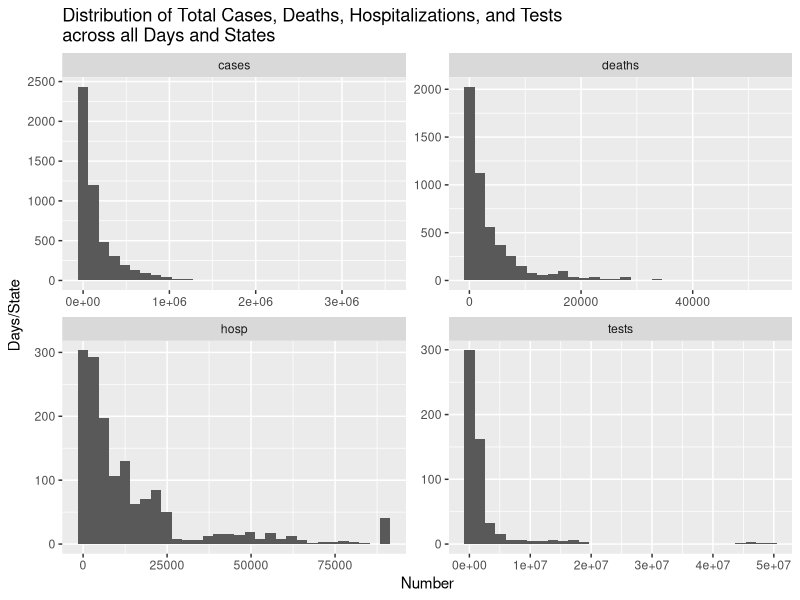
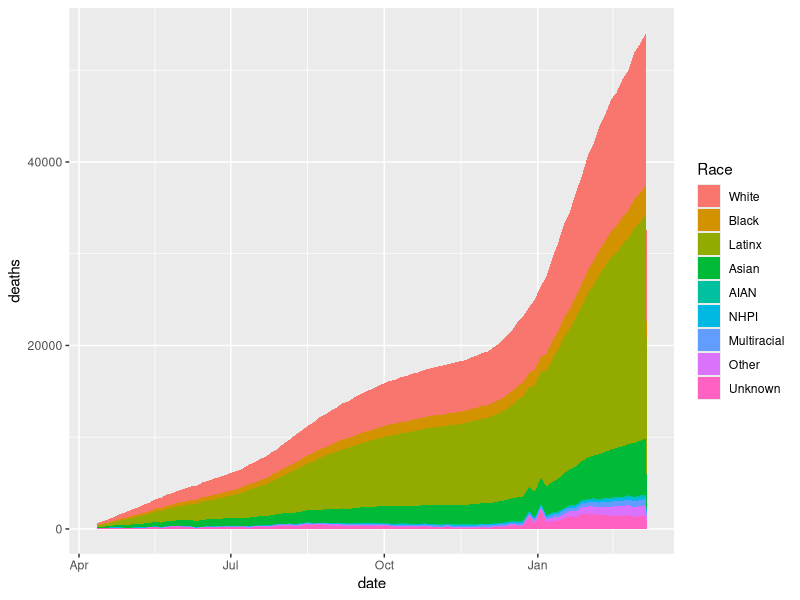

Source code (R) for these figures, in order:

# Load Packages -----------------------------------------------------------

library(tidyverse)   #load tidyverse package 

# Read --------------------------------------------------------------------
table1 <- read_csv("data/CRDT Data - CRDT.csv")  #read data 

table1

# Clean Data --------------------------------------------------------------

cleandata <-
  table1 %>% 
  rename(date = Date, state = State) %>% 
  mutate(date = as.Date(as.character(date), format = "%Y%m%d")) %>% 
  pivot_longer(
    cols = !(date | state), 
    names_to = "variable",
    values_to = "num"
  ) %>% 
  separate(
    col = variable, 
    into = c("variable", "race"), 
    sep = "_", 
    extra = "merge"
  ) %>% 
  mutate(
    variable = str_to_lower(variable), 
    race = as_factor(race)
  ) %>% 
  pivot_wider(
    id_cols = c(date, state, race),
    names_from = variable,
    values_from = num
  )



# plotting data -----------------------------------------------------------

cleandata %>% 
  filter(race == "Total") %>% 
  pivot_longer(
    cols = !(date | state | race), 
    names_to = "variable",
    values_to = "num"
  ) %>% 
  ggplot()+
  geom_histogram(aes(x = num))+
  facet_wrap(~ variable, scales = "free")+
  labs(
    x ="Number",
    y = "Days/State",
    title = "Distribution of Total Cases, Deaths, Hospitalizations, and Tests\nacross all Days and States"
  )

cleandata %>% 
  filter(
    state == "CA", 
    !str_starts(race, "Ethnicity"), 
    race != "Total",
    ) %>% 
  ggplot()+
  geom_area(aes(x = date, y = deaths, fill = race))+
  labs(
    fill = "Race"
  )

  


